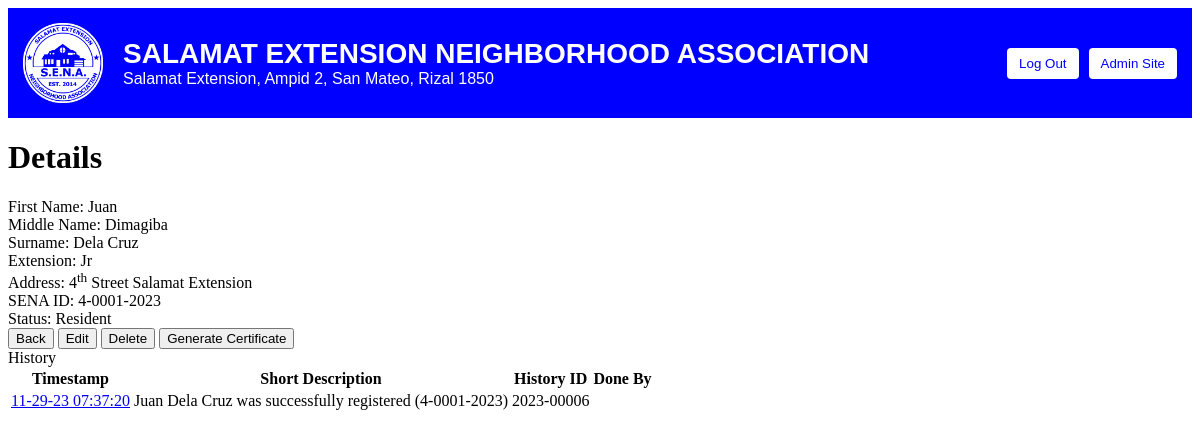
Before: /masterlist/4-0001-2023 (signed in) with the older database file.
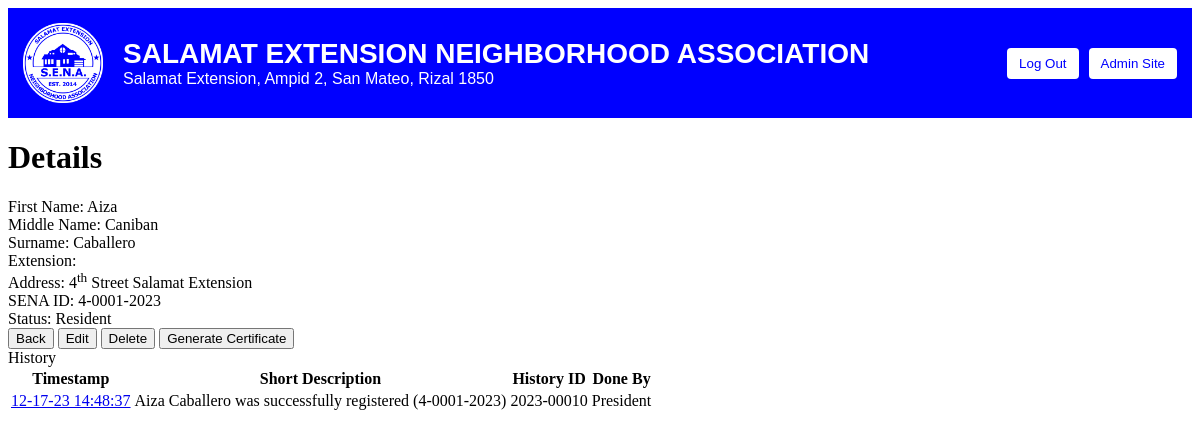
After: the same page with the newer database file.
### masterlist/models.py (models this page shows, shortened)
class Person(models.Model):
	person_id = models.CharField(max_length=11, primary_key=True) # e.g. 1-0001-2023 (First Street, Entry #1, Registered on 2023)
	person_surname = models.CharField(max_length=30)
	person_firstname = models.CharField(max_length=100)
	person_middlename = models.CharField(max_length=30, null=True)
	person_extension = models.CharField(max_length=5, null=True)
	person_street_no = models.IntegerField() # 1,2,3 or 4
	person_house_no = models.CharField(max_length=5, null=True)
	person_status = models.CharField(max_length=20) # Resident, Pending, Member

class History(models.Model):
	history_id = models.CharField(max_length=10, primary_key=True) # 2023-00001 (History on 2023, Entry #1)
	history_timestamp = models.CharField(max_length=17) # MM-DD-YY HH:MM:SS
	history_short_desc = models.CharField(max_length=100)
	history_long_desc = models.TextField()
	history_done_by = models.CharField(max_length=20, null=True) # e.g., President, Secretary
	person = models.ForeignKey(Person, on_delete=models.SET_NULL, null=True) # prevents deletion of histories attributed to a 'Person' when it's deleted

### masterlist/views.py (the view)
# urls.py: path('<person_id>', views.details_page, name='details'),
@login_required(login_url='login')
def details_page(request, person_id):
	person = get_object_or_404(Person, pk=person_id)
	context = {
		'person': person,
		'history': person.history_set.all().order_by('-history_id'),
	}
	return render(request, 'masterlist/details.html', context)

### templates/masterlist/details.html (shortened to what this page needs)
{% extends "base.html" %}
{% block content %}
<h1>Details</h1>
First Name:
{{ person.person_firstname }}
<br>
Middle Name:
{% if person.person_middlename %}
	{{ person.person_middlename }}
{% endif %}
<br>
Surname:
{{ person.person_surname }}
<br>
Extension:
{{ person.person_extension }}
<br>
Address:
	{% if person.person_street_no == 1 %} 1<sup>st</sup> Street
	{% elif person.person_street_no == 2 %} 2<sup>nd</sup> Street
	{% elif person.person_street_no == 3 %} 3<sup>rd</sup> Street
	{% elif person.person_street_no == 4 %} 4<sup>th</sup> Street
	{% endif %}
	Salamat Extension
<br>
SENA ID:
{{ person.person_id }}
<br>
Status: {{ person.person_status }}
<br>
<a href="{% url 'view_masterlist' %}"><button>Back</button></a>
<a href="{% url 'edit' person.person_id %}"><button>Edit</button></a>
<button onclick="confirmDelete()">Delete</button>
<a href="{% url 'generate' person.person_id %}"><button>Generate Certificate</button></a>
<br>
<table id="history-table">
	<tr>
		<th>Timestamp</th>
		<th>Short Description</th>
		<th>History ID</th>
		<th>Done By</th>
	</tr>
	{% for entry in history %}
	<tr>
		<td><a href="{% url 'history_details' entry.history_id %}">{{ entry.history_timestamp }}</a></td>
		<td>{{ entry.history_short_desc }}</td>
		<td>{{ entry.history_id }}</td>
		<td>{{ entry.history_done_by }}</td>
	</tr>
	{% endfor %}
</table>
{% endblock %}

### templates/base.html (shortened to what this page needs)
{% load static %}
<!DOCTYPE html>
<html>
<head>
	<link rel="stylesheet" href="{% static 'masterlist/base.css' %}">
</head>
<body>
	<main>
	{% if user.is_authenticated %}
	<header class="site-header">
		<img class="logo" src="{% static 'masterlist/sena_logo.png' %}">
		<div class="header-text">
			<h1 class="association-name">SALAMAT EXTENSION NEIGHBORHOOD ASSOCIATION</h1>
			<p class="address">Salamat Extension, Ampid 2, San Mateo, Rizal 1850</p>
		</div>
		<div class="actions">
			<a href="{% url 'logout' %}"><button class="logout-button">Log Out</button></a>
			<a href="{% url 'admin:index' %}"><button class="admin-button">Admin Site</button></a>
		</div>
	</header>
	{% endif %}
	{% block content %}
	{% endblock %}
	</main>
</body>
</html>

### static/masterlist/base.css (style rules this page uses)
.site-header { background-color: blue; color: white; padding: 15px; display: flex; justify-content: space-between; align-items: center; }
.logo { height: 80px; width: auto; }
.header-text { flex-grow: 1; margin: 0 20px; }
.association-name { margin: 0; font-family: "Book Antiqua", Arial; font-weight: bold; font-size: 1.75em; }
.address { margin: 0; font-family: Arial; font-size: 1em; }
.actions { display: flex; gap: 10px; }
.logout-button, .admin-button { background-color: #fff; color: blue; border: none; padding: 8px 12px; border-radius: 4px; cursor: pointer; }

Changed rows visible on the page:
no longer on this page (row edited): History: history_timestamp "11-29-23 07:37:20", history_short_desc "Juan Dela Cruz was successfully registered (4-0001-2023)", history_id "2023-00006"
changed Person "Resident": person_firstname "Juan" → "Aiza"; person_middlename "Dimagiba" → "Caniban"; person_surname "Dela Cruz" → "Caballero"; person_extension "Jr" → (not shown)
added History: history_timestamp "12-17-23 14:48:37", history_short_desc "Aiza Caballero was successfully registered (4-0001-2023)", history_id "2023-00010", history_done_by "President"
